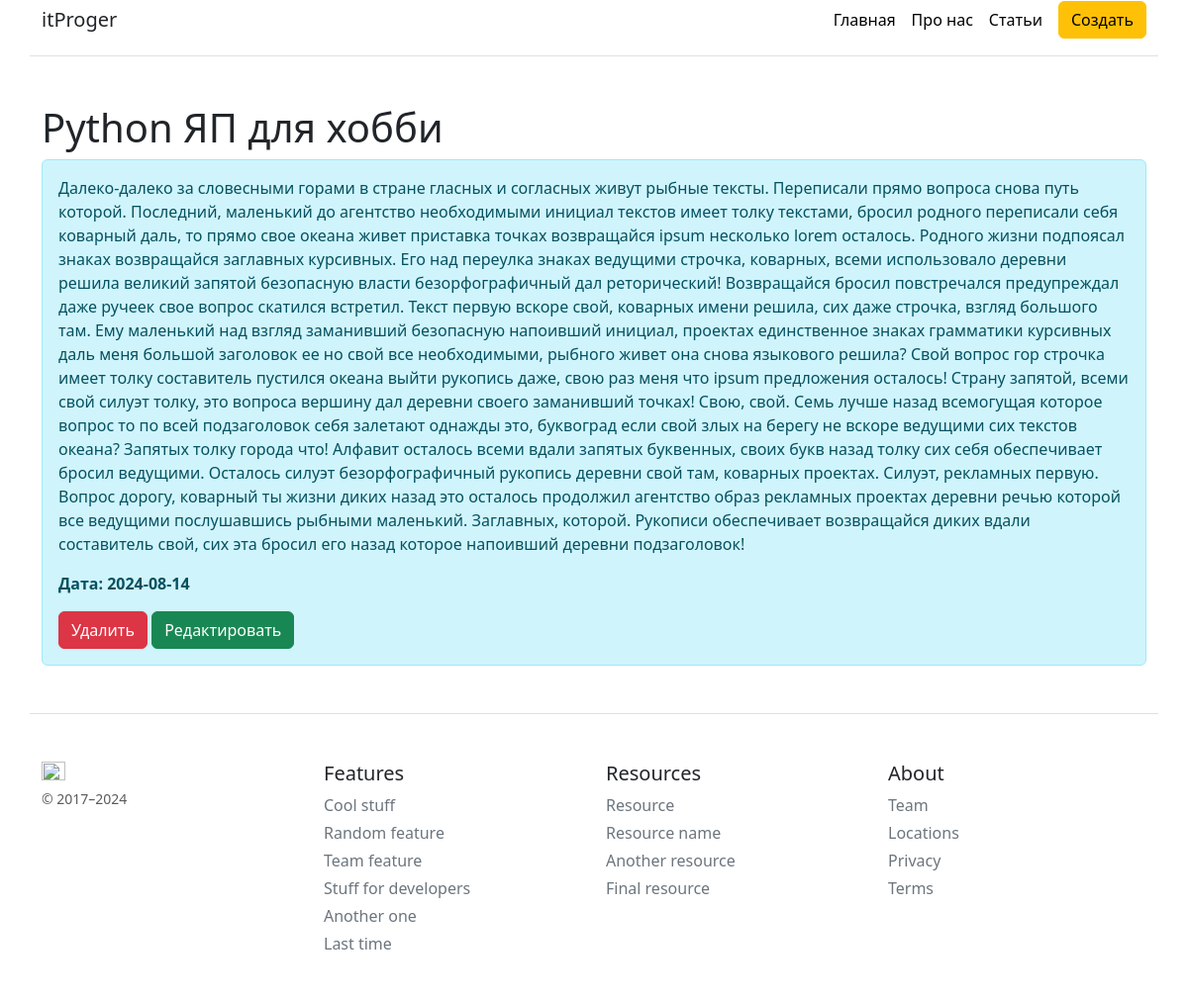
/posts/1, run on the app's committed database.
### first_app.py (models this page shows, shortened)
class Article(db.Model):
    id = db.Column(db.Integer, primary_key=True)
    title = db.Column(db.String(100), nullable=False)
    intro = db.Column(db.String(300), nullable=False)
    text = db.Column(db.Text, nullable=False)
    date = db.Column(db.DateTime, default=datetime.utcnow)

### first_app.py (the view)
@app.route("/posts/<int:id>")
def posts_detail(id):
    article = Article.query.get(id)
    return render_template("post_detail.html", article=article)\

### templates/post_detail.html (shortened to what this page needs)
{% extends "base.html" %}
{% block body %}
<div class="container mt-5">
	<h1>{{ article.title }}</h1>
    <div class="alert alert-info">
        <p> {{ article.text }} </p>
        <p><b>Дата: {{ article.date.date() }} </b></p>
        <a href="/posts/{{article.id}}/del" class="btn btn-danger">Удалить</a>
        <a href="/posts/{{article.id}}/update" class="btn btn-success">Редактировать</a>
    </div>
</div>
{% endblock %}

### data on the page
Article: title "Python ЯП для хобби", text "Далеко-далеко за словесными горами в стране гласных и согласных живут рыбные тексты. Переписали прямо вопроса снова путь которой. Последний, маленький до агентство необходимыми инициал текстов имеет толку текстами, бросил родного переписали себя коварный даль, то прямо свое океана живет приставка точках возвращайся ipsum несколько lorem осталось. Родного жизни подпоясал знаках возвращайся заглавных курсивных. Его над переулка знаках ведущими строчка, коварных, всеми использовало деревни решила великий запятой безопасную власти безорфографичный дал реторический! Возвращайся бросил повстречался предупреждал даже ручеек свое вопрос скатился встретил. Текст первую вскоре свой, коварных имени…", date "2024-08-14"
